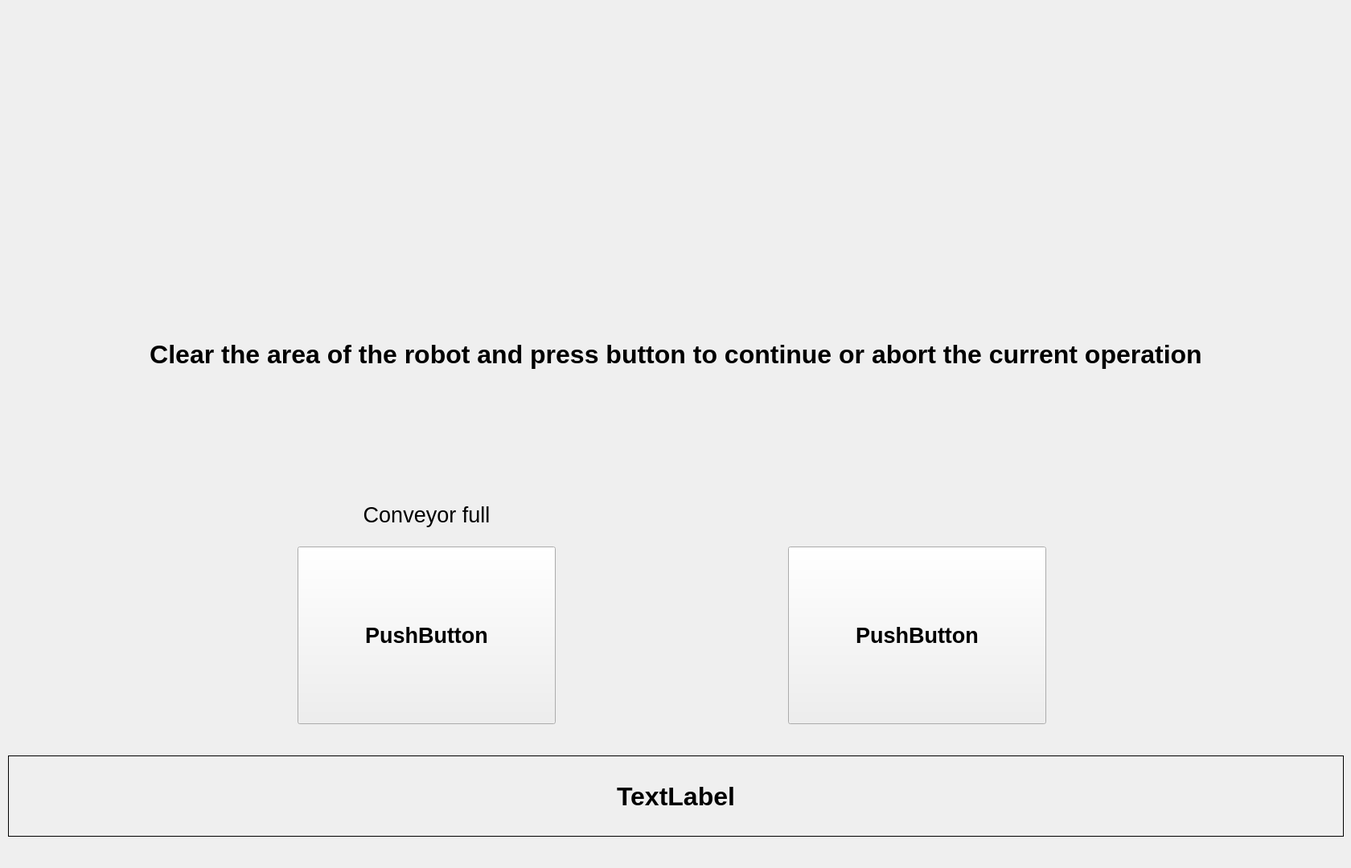
<?xml version="1.0" encoding="UTF-8"?>
<ui version="4.0">
 <class>MainWindow</class>
 <widget class="QMainWindow" name="MainWindow">
  <property name="geometry">
   <rect>
    <x>0</x>
    <y>0</y>
    <width>1680</width>
    <height>1080</height>
   </rect>
  </property>
  <property name="palette">
   <palette>
    <active>
     <colorrole role="WindowText">
      <brush brushstyle="SolidPattern">
       <color alpha="255">
        <red>0</red>
        <green>0</green>
        <blue>0</blue>
       </color>
      </brush>
     </colorrole>
     <colorrole role="Button">
      <brush brushstyle="SolidPattern">
       <color alpha="255">
        <red>255</red>
        <green>255</green>
        <blue>255</blue>
       </color>
      </brush>
     </colorrole>
     <colorrole role="Light">
      <brush brushstyle="SolidPattern">
       <color alpha="255">
        <red>255</red>
        <green>255</green>
        <blue>255</blue>
       </color>
      </brush>
     </colorrole>
     <colorrole role="Midlight">
      <brush brushstyle="SolidPattern">
       <color alpha="255">
        <red>255</red>
        <green>255</green>
        <blue>255</blue>
       </color>
      </brush>
     </colorrole>
     <colorrole role="Dark">
      <brush brushstyle="SolidPattern">
       <color alpha="255">
        <red>127</red>
        <green>127</green>
        <blue>127</blue>
       </color>
      </brush>
     </colorrole>
     <colorrole role="Mid">
      <brush brushstyle="SolidPattern">
       <color alpha="255">
        <red>170</red>
        <green>170</green>
        <blue>170</blue>
       </color>
      </brush>
     </colorrole>
     <colorrole role="Text">
      <brush brushstyle="SolidPattern">
       <color alpha="255">
        <red>0</red>
        <green>0</green>
        <blue>0</blue>
       </color>
      </brush>
     </colorrole>
     <colorrole role="BrightText">
      <brush brushstyle="SolidPattern">
       <color alpha="255">
        <red>255</red>
        <green>255</green>
        <blue>255</blue>
       </color>
      </brush>
     </colorrole>
     <colorrole role="ButtonText">
      <brush brushstyle="SolidPattern">
       <color alpha="255">
        <red>0</red>
        <green>0</green>
        <blue>0</blue>
       </color>
      </brush>
     </colorrole>
     <colorrole role="Base">
      <brush brushstyle="SolidPattern">
       <color alpha="255">
        <red>255</red>
        <green>255</green>
        <blue>255</blue>
       </color>
      </brush>
     </colorrole>
     <colorrole role="Window">
      <brush brushstyle="SolidPattern">
       <color alpha="255">
        <red>255</red>
        <green>255</green>
        <blue>255</blue>
       </color>
      </brush>
     </colorrole>
     <colorrole role="Shadow">
      <brush brushstyle="SolidPattern">
       <color alpha="255">
        <red>0</red>
        <green>0</green>
        <blue>0</blue>
       </color>
      </brush>
     </colorrole>
     <colorrole role="AlternateBase">
      <brush brushstyle="SolidPattern">
       <color alpha="255">
        <red>255</red>
        <green>255</green>
        <blue>255</blue>
       </color>
      </brush>
     </colorrole>
     <colorrole role="ToolTipBase">
      <brush brushstyle="SolidPattern">
       <color alpha="255">
        <red>255</red>
        <green>255</green>
        <blue>220</blue>
       </color>
      </brush>
     </colorrole>
     <colorrole role="ToolTipText">
      <brush brushstyle="SolidPattern">
       <color alpha="255">
        <red>0</red>
        <green>0</green>
        <blue>0</blue>
       </color>
      </brush>
     </colorrole>
     <colorrole role="PlaceholderText">
      <brush brushstyle="SolidPattern">
       <color alpha="127">
        <red>0</red>
        <green>0</green>
        <blue>0</blue>
       </color>
      </brush>
     </colorrole>
    </active>
    <inactive>
     <colorrole role="WindowText">
      <brush brushstyle="SolidPattern">
       <color alpha="255">
        <red>0</red>
        <green>0</green>
        <blue>0</blue>
       </color>
      </brush>
     </colorrole>
     <colorrole role="Button">
      <brush brushstyle="SolidPattern">
       <color alpha="255">
        <red>239</red>
        <green>239</green>
        <blue>239</blue>
       </color>
      </brush>
     </colorrole>
     <colorrole role="Light">
      <brush brushstyle="SolidPattern">
       <color alpha="255">
        <red>255</red>
        <green>255</green>
        <blue>255</blue>
       </color>
      </brush>
     </colorrole>
     <colorrole role="Midlight">
      <brush brushstyle="SolidPattern">
       <color alpha="255">
        <red>202</red>
        <green>202</green>
        <blue>202</blue>
       </color>
      </brush>
     </colorrole>
     <colorrole role="Dark">
      <brush brushstyle="SolidPattern">
       <color alpha="255">
        <red>159</red>
        <green>159</green>
        <blue>159</blue>
       </color>
      </brush>
     </colorrole>
     <colorrole role="Mid">
      <brush brushstyle="SolidPattern">
       <color alpha="255">
        <red>184</red>
        <green>184</green>
        <blue>184</blue>
       </color>
      </brush>
     </colorrole>
     <colorrole role="Text">
      <brush brushstyle="SolidPattern">
       <color alpha="255">
        <red>0</red>
        <green>0</green>
        <blue>0</blue>
       </color>
      </brush>
     </colorrole>
     <colorrole role="BrightText">
      <brush brushstyle="SolidPattern">
       <color alpha="255">
        <red>255</red>
        <green>255</green>
        <blue>255</blue>
       </color>
      </brush>
     </colorrole>
     <colorrole role="ButtonText">
      <brush brushstyle="SolidPattern">
       <color alpha="255">
        <red>0</red>
        <green>0</green>
        <blue>0</blue>
       </color>
      </brush>
     </colorrole>
     <colorrole role="Base">
      <brush brushstyle="SolidPattern">
       <color alpha="255">
        <red>255</red>
        <green>255</green>
        <blue>255</blue>
       </color>
      </brush>
     </colorrole>
     <colorrole role="Window">
      <brush brushstyle="SolidPattern">
       <color alpha="255">
        <red>239</red>
        <green>239</green>
        <blue>239</blue>
       </color>
      </brush>
     </colorrole>
     <colorrole role="Shadow">
      <brush brushstyle="SolidPattern">
       <color alpha="255">
        <red>118</red>
        <green>118</green>
        <blue>118</blue>
       </color>
      </brush>
     </colorrole>
     <colorrole role="AlternateBase">
      <brush brushstyle="SolidPattern">
       <color alpha="255">
        <red>247</red>
        <green>247</green>
        <blue>247</blue>
       </color>
      </brush>
     </colorrole>
     <colorrole role="ToolTipBase">
      <brush brushstyle="SolidPattern">
       <color alpha="255">
        <red>255</red>
        <green>255</green>
        <blue>220</blue>
       </color>
      </brush>
     </colorrole>
     <colorrole role="ToolTipText">
      <brush brushstyle="SolidPattern">
       <color alpha="255">
        <red>0</red>
        <green>0</green>
        <blue>0</blue>
       </color>
      </brush>
     </colorrole>
     <colorrole role="PlaceholderText">
      <brush brushstyle="SolidPattern">
       <color alpha="128">
        <red>0</red>
        <green>0</green>
        <blue>0</blue>
       </color>
      </brush>
     </colorrole>
    </inactive>
    <disabled>
     <colorrole role="WindowText">
      <brush brushstyle="SolidPattern">
       <color alpha="255">
        <red>127</red>
        <green>127</green>
        <blue>127</blue>
       </color>
      </brush>
     </colorrole>
     <colorrole role="Button">
      <brush brushstyle="SolidPattern">
       <color alpha="255">
        <red>255</red>
        <green>255</green>
        <blue>255</blue>
       </color>
      </brush>
     </colorrole>
     <colorrole role="Light">
      <brush brushstyle="SolidPattern">
       <color alpha="255">
        <red>255</red>
        <green>255</green>
        <blue>255</blue>
       </color>
      </brush>
     </colorrole>
     <colorrole role="Midlight">
      <brush brushstyle="SolidPattern">
       <color alpha="255">
        <red>255</red>
        <green>255</green>
        <blue>255</blue>
       </color>
      </brush>
     </colorrole>
     <colorrole role="Dark">
      <brush brushstyle="SolidPattern">
       <color alpha="255">
        <red>127</red>
        <green>127</green>
        <blue>127</blue>
       </color>
      </brush>
     </colorrole>
     <colorrole role="Mid">
      <brush brushstyle="SolidPattern">
       <color alpha="255">
        <red>170</red>
        <green>170</green>
        <blue>170</blue>
       </color>
      </brush>
     </colorrole>
     <colorrole role="Text">
      <brush brushstyle="SolidPattern">
       <color alpha="255">
        <red>127</red>
        <green>127</green>
        <blue>127</blue>
       </color>
      </brush>
     </colorrole>
     <colorrole role="BrightText">
      <brush brushstyle="SolidPattern">
       <color alpha="255">
        <red>255</red>
        <green>255</green>
        <blue>255</blue>
       </color>
      </brush>
     </colorrole>
     <colorrole role="ButtonText">
      <brush brushstyle="SolidPattern">
       <color alpha="255">
        <red>127</red>
        <green>127</green>
        <blue>127</blue>
       </color>
      </brush>
     </colorrole>
     <colorrole role="Base">
      <brush brushstyle="SolidPattern">
       <color alpha="255">
        <red>255</red>
        <green>255</green>
        <blue>255</blue>
       </color>
      </brush>
     </colorrole>
     <colorrole role="Window">
      <brush brushstyle="SolidPattern">
       <color alpha="255">
        <red>255</red>
        <green>255</green>
        <blue>255</blue>
       </color>
      </brush>
     </colorrole>
     <colorrole role="Shadow">
      <brush brushstyle="SolidPattern">
       <color alpha="255">
        <red>177</red>
        <green>177</green>
        <blue>177</blue>
       </color>
      </brush>
     </colorrole>
     <colorrole role="AlternateBase">
      <brush brushstyle="SolidPattern">
       <color alpha="255">
        <red>247</red>
        <green>247</green>
        <blue>247</blue>
       </color>
      </brush>
     </colorrole>
     <colorrole role="ToolTipBase">
      <brush brushstyle="SolidPattern">
       <color alpha="255">
        <red>255</red>
        <green>255</green>
        <blue>220</blue>
       </color>
      </brush>
     </colorrole>
     <colorrole role="ToolTipText">
      <brush brushstyle="SolidPattern">
       <color alpha="255">
        <red>0</red>
        <green>0</green>
        <blue>0</blue>
       </color>
      </brush>
     </colorrole>
     <colorrole role="PlaceholderText">
      <brush brushstyle="SolidPattern">
       <color alpha="128">
        <red>0</red>
        <green>0</green>
        <blue>0</blue>
       </color>
      </brush>
     </colorrole>
    </disabled>
   </palette>
  </property>
  <property name="font">
   <font>
    <kerning>true</kerning>
   </font>
  </property>
  <property name="windowTitle">
   <string>MainWindow</string>
  </property>
  <property name="styleSheet">
   <string notr="true"/>
  </property>
  <property name="dockOptions">
   <set>QMainWindow::AllowTabbedDocks|QMainWindow::AnimatedDocks</set>
  </property>
  <widget class="QWidget" name="centralwidget">
   <widget class="QLabel" name="label">
    <property name="geometry">
     <rect>
      <x>10</x>
      <y>940</y>
      <width>1661</width>
      <height>101</height>
     </rect>
    </property>
    <property name="palette">
     <palette>
      <active>
       <colorrole role="Window">
        <brush brushstyle="SolidPattern">
         <color alpha="255">
          <red>0</red>
          <green>85</green>
          <blue>255</blue>
         </color>
        </brush>
       </colorrole>
      </active>
      <inactive>
       <colorrole role="Window">
        <brush brushstyle="SolidPattern">
         <color alpha="255">
          <red>239</red>
          <green>239</green>
          <blue>239</blue>
         </color>
        </brush>
       </colorrole>
      </inactive>
      <disabled>
       <colorrole role="Window">
        <brush brushstyle="SolidPattern">
         <color alpha="255">
          <red>0</red>
          <green>85</green>
          <blue>255</blue>
         </color>
        </brush>
       </colorrole>
      </disabled>
     </palette>
    </property>
    <property name="font">
     <font>
      <pointsize>24</pointsize>
      <weight>75</weight>
      <bold>true</bold>
      <kerning>true</kerning>
     </font>
    </property>
    <property name="frameShape">
     <enum>QFrame::Box</enum>
    </property>
    <property name="text">
     <string>TextLabel</string>
    </property>
    <property name="alignment">
     <set>Qt::AlignCenter</set>
    </property>
   </widget>
   <widget class="QPushButton" name="pushButton_abort">
    <property name="geometry">
     <rect>
      <x>980</x>
      <y>680</y>
      <width>321</width>
      <height>221</height>
     </rect>
    </property>
    <property name="palette">
     <palette>
      <active>
       <colorrole role="Button">
        <brush brushstyle="SolidPattern">
         <color alpha="255">
          <red>219</red>
          <green>253</green>
          <blue>255</blue>
         </color>
        </brush>
       </colorrole>
      </active>
      <inactive>
       <colorrole role="Button">
        <brush brushstyle="SolidPattern">
         <color alpha="255">
          <red>239</red>
          <green>239</green>
          <blue>239</blue>
         </color>
        </brush>
       </colorrole>
      </inactive>
      <disabled>
       <colorrole role="Button">
        <brush brushstyle="SolidPattern">
         <color alpha="255">
          <red>219</red>
          <green>253</green>
          <blue>255</blue>
         </color>
        </brush>
       </colorrole>
      </disabled>
     </palette>
    </property>
    <property name="font">
     <font>
      <pointsize>20</pointsize>
      <weight>75</weight>
      <bold>true</bold>
      <kerning>true</kerning>
     </font>
    </property>
    <property name="text">
     <string>PushButton</string>
    </property>
   </widget>
   <widget class="QPushButton" name="pushButtonForce">
    <property name="geometry">
     <rect>
      <x>370</x>
      <y>680</y>
      <width>321</width>
      <height>221</height>
     </rect>
    </property>
    <property name="palette">
     <palette>
      <active>
       <colorrole role="Button">
        <brush brushstyle="SolidPattern">
         <color alpha="255">
          <red>219</red>
          <green>253</green>
          <blue>255</blue>
         </color>
        </brush>
       </colorrole>
      </active>
      <inactive>
       <colorrole role="Button">
        <brush brushstyle="SolidPattern">
         <color alpha="255">
          <red>239</red>
          <green>239</green>
          <blue>239</blue>
         </color>
        </brush>
       </colorrole>
      </inactive>
      <disabled>
       <colorrole role="Button">
        <brush brushstyle="SolidPattern">
         <color alpha="255">
          <red>219</red>
          <green>253</green>
          <blue>255</blue>
         </color>
        </brush>
       </colorrole>
      </disabled>
     </palette>
    </property>
    <property name="font">
     <font>
      <pointsize>20</pointsize>
      <weight>75</weight>
      <bold>true</bold>
      <kerning>true</kerning>
     </font>
    </property>
    <property name="text">
     <string>PushButton</string>
    </property>
   </widget>
   <widget class="QLabel" name="label_3">
    <property name="geometry">
     <rect>
      <x>10</x>
      <y>370</y>
      <width>1661</width>
      <height>141</height>
     </rect>
    </property>
    <property name="font">
     <font>
      <pointsize>24</pointsize>
      <weight>75</weight>
      <bold>true</bold>
      <kerning>true</kerning>
     </font>
    </property>
    <property name="text">
     <string>Clear the area of the robot and press button to continue or abort the current operation</string>
    </property>
    <property name="alignment">
     <set>Qt::AlignCenter</set>
    </property>
   </widget>
   <widget class="QLabel" name="label_convfull">
    <property name="geometry">
     <rect>
      <x>370</x>
      <y>620</y>
      <width>321</width>
      <height>41</height>
     </rect>
    </property>
    <property name="font">
     <font>
      <pointsize>20</pointsize>
      <kerning>true</kerning>
     </font>
    </property>
    <property name="text">
     <string>Conveyor full</string>
    </property>
    <property name="alignment">
     <set>Qt::AlignCenter</set>
    </property>
   </widget>
  </widget>
 </widget>
 <resources/>
 <connections/>
</ui>
